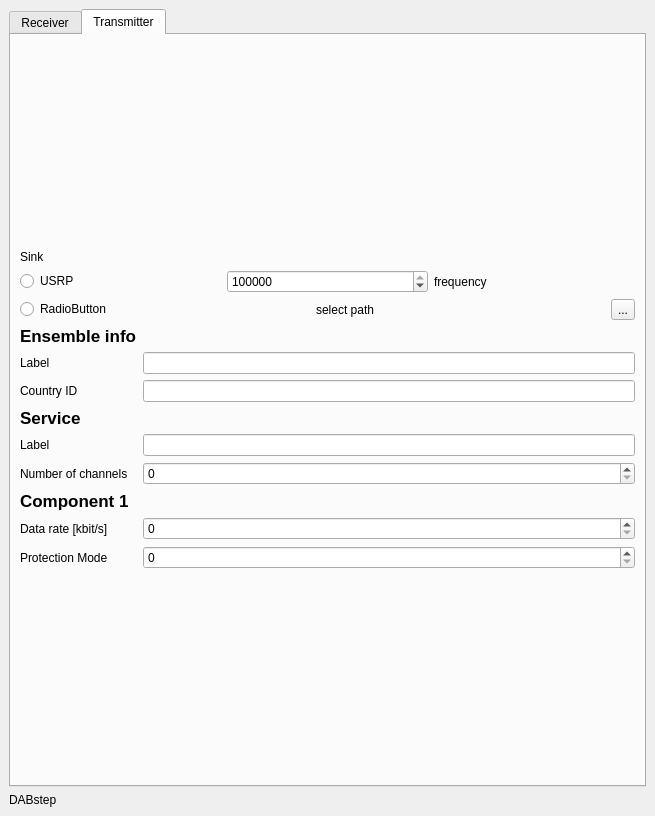
<?xml version="1.0" encoding="UTF-8"?>
<ui version="4.0">
 <class>MainWindow</class>
 <widget class="QMainWindow" name="MainWindow">
  <property name="geometry">
   <rect>
    <x>0</x>
    <y>0</y>
    <width>655</width>
    <height>816</height>
   </rect>
  </property>
  <property name="windowTitle">
   <string>MainWindow</string>
  </property>
  <widget class="QWidget" name="centralwidget">
   <property name="enabled">
    <bool>true</bool>
   </property>
   <layout class="QVBoxLayout" name="verticalLayout">
    <item>
     <widget class="QTabWidget" name="tabWidget">
      <property name="currentIndex">
       <number>1</number>
      </property>
      <widget class="QWidget" name="tab_reception">
       <attribute name="title">
        <string>Receiver</string>
       </attribute>
       <layout class="QVBoxLayout" name="verticalLayout_2">
        <item>
         <layout class="QHBoxLayout" name="horizontalLayout_2">
          <item>
           <layout class="QVBoxLayout" name="verticalLayout_6">
            <item>
             <layout class="QHBoxLayout" name="horizontalLayout_8"/>
            </item>
            <item>
             <widget class="QLabel" name="label_21">
              <property name="text">
               <string>Source</string>
              </property>
             </widget>
            </item>
            <item>
             <layout class="QHBoxLayout" name="horizontalLayout">
              <item>
               <widget class="QRadioButton" name="rbtn_USRP">
                <property name="text">
                 <string>USRP</string>
                </property>
                <property name="checked">
                 <bool>true</bool>
                </property>
                <property name="autoRepeat">
                 <bool>false</bool>
                </property>
               </widget>
              </item>
              <item>
               <widget class="QSpinBox" name="spinbox_frequency">
                <property name="maximum">
                 <number>1000000000</number>
                </property>
                <property name="value">
                 <number>208064000</number>
                </property>
               </widget>
              </item>
              <item>
               <widget class="QLabel" name="label_frequency">
                <property name="text">
                 <string>frequency</string>
                </property>
               </widget>
              </item>
             </layout>
            </item>
            <item>
             <layout class="QHBoxLayout" name="horizontalLayout_6">
              <item>
               <widget class="QRadioButton" name="rbtn_File">
                <property name="text">
                 <string>File</string>
                </property>
               </widget>
              </item>
              <item>
               <widget class="QLabel" name="label_path">
                <property name="enabled">
                 <bool>false</bool>
                </property>
                <property name="text">
                 <string>select path</string>
                </property>
               </widget>
              </item>
              <item>
               <widget class="QToolButton" name="btn_file_path">
                <property name="enabled">
                 <bool>false</bool>
                </property>
                <property name="text">
                 <string>...</string>
                </property>
               </widget>
              </item>
             </layout>
            </item>
            <item>
             <layout class="QHBoxLayout" name="horizontalLayout_3"/>
            </item>
            <item>
             <widget class="QPushButton" name="btn_init">
              <property name="font">
               <font>
                <kerning>true</kerning>
               </font>
              </property>
              <property name="text">
               <string>init</string>
              </property>
              <property name="checkable">
               <bool>false</bool>
              </property>
             </widget>
            </item>
            <item>
             <widget class="QTableWidget" name="table_mci">
              <column>
               <property name="text">
                <string>ID</string>
               </property>
              </column>
              <column>
               <property name="text">
                <string>Reference</string>
               </property>
              </column>
              <column>
               <property name="text">
                <string>Type</string>
               </property>
              </column>
             </widget>
            </item>
            <item>
             <widget class="QPushButton" name="btn_update_info">
              <property name="text">
               <string>update</string>
              </property>
             </widget>
            </item>
            <item>
             <widget class="QPushButton" name="btn_debug">
              <property name="text">
               <string>DEBUG</string>
              </property>
             </widget>
            </item>
           </layout>
          </item>
          <item>
           <layout class="QVBoxLayout" name="verticalLayout_7">
            <item>
             <widget class="Line" name="line">
              <property name="orientation">
               <enum>Qt::Horizontal</enum>
              </property>
             </widget>
            </item>
            <item>
             <widget class="QPlainTextEdit" name="txt_info"/>
            </item>
            <item>
             <widget class="QLabel" name="label_2">
              <property name="font">
               <font>
                <family>Abyssinica SIL</family>
                <pointsize>12</pointsize>
                <weight>75</weight>
                <bold>true</bold>
               </font>
              </property>
              <property name="layoutDirection">
               <enum>Qt::LeftToRight</enum>
              </property>
              <property name="text">
               <string>Audio Player</string>
              </property>
             </widget>
            </item>
            <item>
             <layout class="QHBoxLayout" name="horizontalLayout_5">
              <item>
               <widget class="QPushButton" name="btn_play">
                <property name="enabled">
                 <bool>false</bool>
                </property>
                <property name="text">
                 <string>Play</string>
                </property>
               </widget>
              </item>
              <item>
               <widget class="QPushButton" name="btn_stop">
                <property name="enabled">
                 <bool>false</bool>
                </property>
                <property name="text">
                 <string>Stop</string>
                </property>
               </widget>
              </item>
              <item>
               <widget class="QPushButton" name="btn_record">
                <property name="enabled">
                 <bool>false</bool>
                </property>
                <property name="text">
                 <string>Record</string>
                </property>
               </widget>
              </item>
             </layout>
            </item>
            <item>
             <layout class="QHBoxLayout" name="horizontalLayout_4">
              <item>
               <widget class="QLabel" name="label_3">
                <property name="text">
                 <string>Volume</string>
                </property>
               </widget>
              </item>
              <item>
               <widget class="QSlider" name="slider_volume">
                <property name="enabled">
                 <bool>false</bool>
                </property>
                <property name="maximum">
                 <number>100</number>
                </property>
                <property name="value">
                 <number>80</number>
                </property>
                <property name="sliderPosition">
                 <number>80</number>
                </property>
                <property name="orientation">
                 <enum>Qt::Horizontal</enum>
                </property>
               </widget>
              </item>
             </layout>
            </item>
           </layout>
          </item>
         </layout>
        </item>
       </layout>
      </widget>
      <widget class="QWidget" name="tab_transmission">
       <attribute name="title">
        <string>Transmitter</string>
       </attribute>
       <layout class="QVBoxLayout" name="verticalLayout_3">
        <item>
         <layout class="QHBoxLayout" name="horizontalLayout_7">
          <item>
           <layout class="QVBoxLayout" name="verticalLayout_5">
            <item>
             <widget class="QLabel" name="label_22">
              <property name="text">
               <string>Sink</string>
              </property>
             </widget>
            </item>
            <item>
             <layout class="QHBoxLayout" name="horizontalLayout_9">
              <item>
               <widget class="QRadioButton" name="radioButton">
                <property name="text">
                 <string>USRP</string>
                </property>
               </widget>
              </item>
              <item>
               <widget class="QSpinBox" name="spinbox_frequency_2">
                <property name="maximum">
                 <number>1000000000</number>
                </property>
                <property name="value">
                 <number>208064000</number>
                </property>
               </widget>
              </item>
              <item>
               <widget class="QLabel" name="label_frequency_2">
                <property name="text">
                 <string>frequency</string>
                </property>
               </widget>
              </item>
             </layout>
            </item>
            <item>
             <layout class="QHBoxLayout" name="horizontalLayout_10">
              <item>
               <widget class="QRadioButton" name="radioButton_2">
                <property name="text">
                 <string>RadioButton</string>
                </property>
               </widget>
              </item>
              <item>
               <widget class="QLabel" name="label_23">
                <property name="text">
                 <string>select path</string>
                </property>
               </widget>
              </item>
              <item>
               <widget class="QToolButton" name="toolButton">
                <property name="text">
                 <string>...</string>
                </property>
               </widget>
              </item>
             </layout>
            </item>
            <item>
             <layout class="QFormLayout" name="formLayout_2">
              <property name="fieldGrowthPolicy">
               <enum>QFormLayout::AllNonFixedFieldsGrow</enum>
              </property>
              <item row="0" column="0">
               <widget class="QLabel" name="label_12">
                <property name="font">
                 <font>
                  <pointsize>13</pointsize>
                  <weight>75</weight>
                  <bold>true</bold>
                 </font>
                </property>
                <property name="text">
                 <string>Ensemble info</string>
                </property>
               </widget>
              </item>
              <item row="1" column="0">
               <widget class="QLabel" name="label_13">
                <property name="text">
                 <string>Label</string>
                </property>
               </widget>
              </item>
              <item row="1" column="1">
               <widget class="QLineEdit" name="lineEdit_3"/>
              </item>
              <item row="2" column="0">
               <widget class="QLabel" name="label_14">
                <property name="text">
                 <string>Country ID</string>
                </property>
               </widget>
              </item>
              <item row="2" column="1">
               <widget class="QLineEdit" name="lineEdit_5"/>
              </item>
              <item row="3" column="0">
               <widget class="QLabel" name="label_15">
                <property name="font">
                 <font>
                  <pointsize>13</pointsize>
                  <weight>75</weight>
                  <bold>true</bold>
                 </font>
                </property>
                <property name="text">
                 <string>Service</string>
                </property>
               </widget>
              </item>
              <item row="4" column="0">
               <widget class="QLabel" name="label_16">
                <property name="text">
                 <string>Label</string>
                </property>
               </widget>
              </item>
              <item row="4" column="1">
               <widget class="QLineEdit" name="lineEdit_6"/>
              </item>
              <item row="5" column="0">
               <widget class="QLabel" name="label_17">
                <property name="text">
                 <string>Number of channels</string>
                </property>
               </widget>
              </item>
              <item row="5" column="1">
               <widget class="QSpinBox" name="spinBox_5"/>
              </item>
              <item row="6" column="0">
               <widget class="QLabel" name="label_18">
                <property name="font">
                 <font>
                  <pointsize>13</pointsize>
                  <weight>75</weight>
                  <bold>true</bold>
                 </font>
                </property>
                <property name="text">
                 <string>Component 1</string>
                </property>
               </widget>
              </item>
              <item row="7" column="0">
               <widget class="QLabel" name="label_19">
                <property name="text">
                 <string>Data rate [kbit/s]</string>
                </property>
               </widget>
              </item>
              <item row="7" column="1">
               <widget class="QSpinBox" name="spinBox_6"/>
              </item>
              <item row="8" column="0">
               <widget class="QLabel" name="label_20">
                <property name="text">
                 <string>Protection Mode</string>
                </property>
               </widget>
              </item>
              <item row="8" column="1">
               <widget class="QSpinBox" name="spinBox_7"/>
              </item>
             </layout>
            </item>
           </layout>
          </item>
          <item>
           <layout class="QVBoxLayout" name="verticalLayout_4"/>
          </item>
         </layout>
        </item>
       </layout>
      </widget>
     </widget>
    </item>
    <item>
     <widget class="QLabel" name="Heading">
      <property name="text">
       <string>DABstep</string>
      </property>
     </widget>
    </item>
   </layout>
  </widget>
 </widget>
 <resources/>
 <connections/>
</ui>
